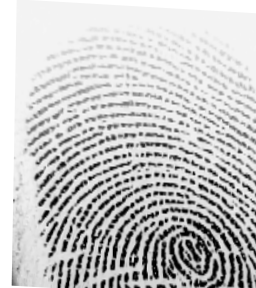
#> input picture image_processing/distorted_db_labeled/affine_warp/affine_warp_fingerprint_20250913_123729.bmp, 256 x 288 px
$ python -i normal.py   (imports and definitions only)
#> lines starting #> are read from the running program, lines starting #| are printed output that depends on the picture
#> further down, picture is the input picture: shape (288, 256, 3); min 1, max 255, mean 196
# normal.py
import os
import cv2
import numpy as np

# IITK utils
from utils.normalization import normalize as iitk_normalize
from utils.segmentation import create_segmented_and_variance_images
from utils.orientation import calculate_angles
from utils.frequency import ridge_freq
from utils.gabor_filter import gabor_filter

# -------------------------
# Distortion type groups
# -------------------------
DIST_TYPES = {
    "geometric": {"translation","translate","scale","stretch","affine_warp","perspective_warp","radial"},
    "elastic":   {"elastic","elastic_warp"},
    "noise":     {"gaussian_noise","speckle_noise","salt_pepper_noise","compression_loss"},
    "occlusion": {"partial_loss","ridge_erosion"},
}

# -------------------------
# Utilities
# -------------------------
def to_gray(img: np.ndarray) -> np.ndarray:
    if img.ndim == 3:
        img = cv2.cvtColor(img, cv2.COLOR_BGR2GRAY)
    return img

def pad_to_square(img: np.ndarray, size: int = 512) -> np.ndarray:
#> called with size = 512
    h, w = img.shape[:2]
#> h = 288; w = 256
    scale = size / max(h, w)
#> scale = 1.78
    new_w, new_h = int(round(w * scale)), int(round(h * scale))
#> new_w = 455; new_h = 512
    resized = cv2.resize(img, (new_w, new_h), interpolation=cv2.INTER_AREA)
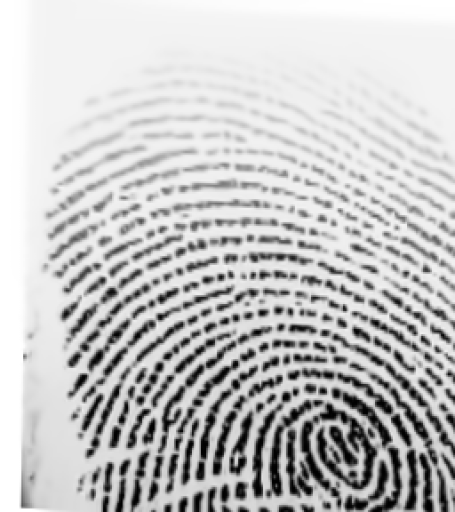
#> resized: shape (512, 455); min 1, max 255, mean 196.2
    canvas = np.full((size, size), 255, dtype=np.uint8)
    x0 = (size - new_w) // 2
#> x0 = 28
    y0 = (size - new_h) // 2
#> y0 = 0
    canvas[y0:y0+new_h, x0:x0+new_w] = resized
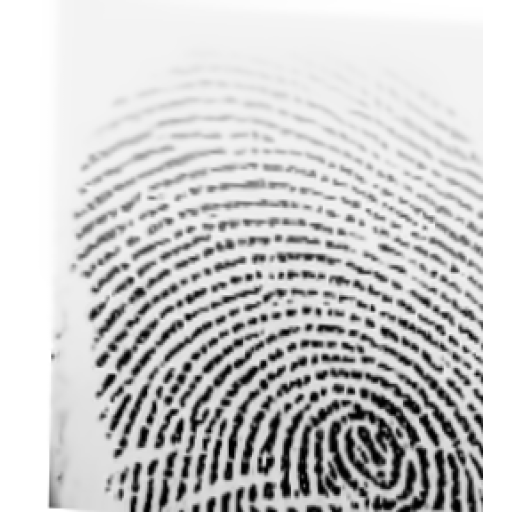
#> canvas: shape (512, 512); min 1, max 255, mean 202.7
    return canvas

# -------------------------
# Distortion restoration
# -------------------------
def correct_geometric(img): return pad_to_square(to_gray(img), 512)
def correct_elastic_warp(img): return pad_to_square(to_gray(img), 512)
def correct_occlusion(img): return pad_to_square(to_gray(img), 512)

def correct_blur_or_noise(img):
    g = to_gray(img)
    g = cv2.fastNlMeansDenoising(g, None, h=10,
                                 templateWindowSize=7, searchWindowSize=21)
    return pad_to_square(g, 512)

def route_and_restore(img, distortion_type: str):
    dt = (distortion_type or "unknown").lower()
    if dt in DIST_TYPES["geometric"]: return correct_geometric(img)
    if dt in DIST_TYPES["elastic"]:   return correct_elastic_warp(img)
    if dt in DIST_TYPES["noise"]:     return correct_blur_or_noise(img)
    if dt in DIST_TYPES["occlusion"]: return correct_occlusion(img)
    print(f"[WARN] Unknown distortion type '{dt}' → fallback.")
    return correct_geometric(img)

# -------------------------
# IITK-style enhancement
# -------------------------
def iitk_pipeline(img: np.ndarray, block_size: int = 16):
    gray = to_gray(img)

    normalized = iitk_normalize(gray.copy(), 100.0, 100.0)
    segmented, normim, mask = create_segmented_and_variance_images(normalized, block_size, 0.2)
    angles = calculate_angles(normalized, W=block_size, smoth=False)
    freq = ridge_freq(normim, mask, angles, block_size,
                      kernel_size=5, minWaveLength=5, maxWaveLength=15)

    gabor_img = gabor_filter(normim, angles, freq)
    gabor_img = np.nan_to_num(gabor_img)
    gabor_img = cv2.normalize(gabor_img, None, 0, 255, cv2.NORM_MINMAX).astype(np.uint8)

    return {"skeleton": gabor_img}

# -------------------------
# Full pipeline
# -------------------------
def full_pipeline(img, distortion_type: str):
    restored = route_and_restore(img, distortion_type)
    enhanced = iitk_pipeline(restored)
    return {"restored": restored, **enhanced}

# -------------------------
# CLI
# -------------------------
# [22 lines not run here, left out]

>>> import cv2
>>> picture = cv2.imread('../distorted_db_labeled/affine_warp/affine_warp_fingerprint_20250913_123729.bmp')
>>> result = correct_blur_or_noise(picture)
